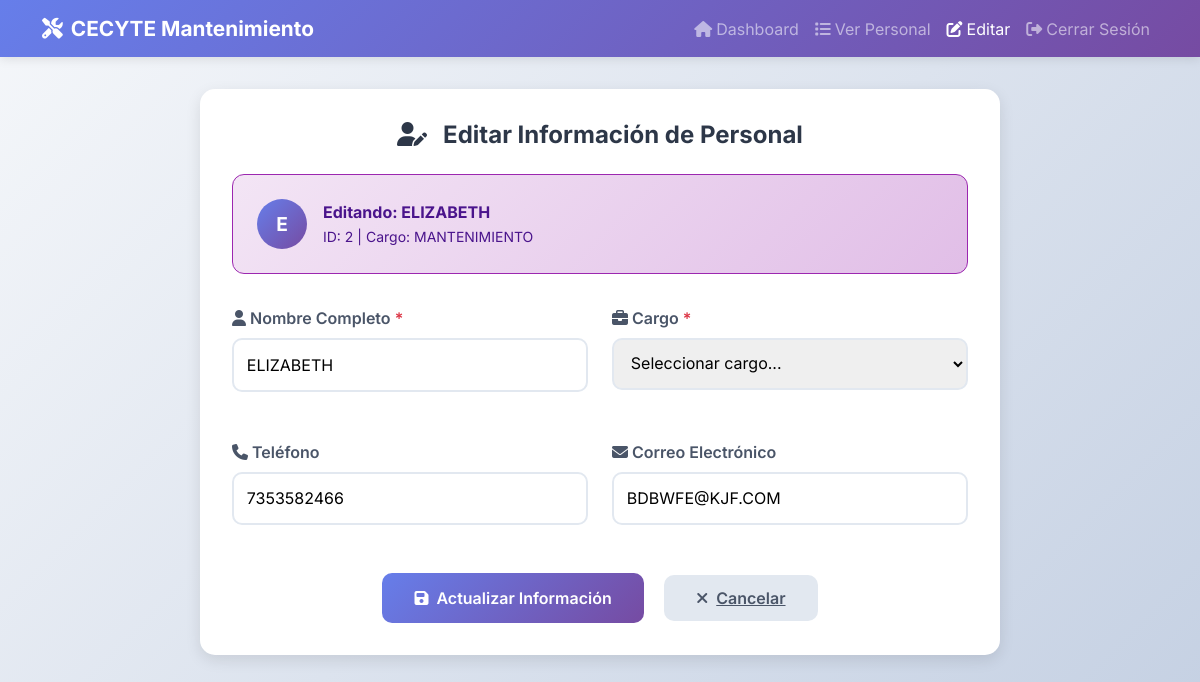
The app's page /editar_personal.php?id=2 (signed in) with its own data.
### tables this page shows
CREATE TABLE `personal` (
  `id` int(10) NOT NULL,
  `nombre` varchar(45) NOT NULL,
  `cargo` varchar(45) NOT NULL,
  `telefono` varchar(45) NOT NULL,
  `email` varchar(45) NOT NULL
);

### editar_personal.php (the view, shortened to what this page needs)
<!DOCTYPE html>
<html lang="es">
<head>
    <link href="https://cdnjs.cloudflare.com/ajax/libs/bootstrap/5.3.0/css/bootstrap.min.css" rel="stylesheet">
    <link href="https://cdnjs.cloudflare.com/ajax/libs/font-awesome/6.4.0/css/all.min.css" rel="stylesheet">
    <link href="assets/css/simple-style.css" rel="stylesheet">
</head>
<body class="dashboard-container">
    <?php
    try {
        $db = new Database();
        $conexion = $db->getConnection();
    } catch (Exception $e) {
        die("Error de conexión: " . $e->getMessage());
    }
    $registro = null;
    if (isset($_GET['id'])) {
        $id = intval($_GET['id']);
        try {
            $stmt = $conexion->prepare("SELECT * FROM personal WHERE id = ?");
            $stmt->bind_param("i", $id);
            $stmt->execute();
            $resultado = $stmt->get_result();
            if ($resultado->num_rows > 0) {
                $registro = $resultado->fetch_assoc();
            } else {
                $mensaje = 'No se encontró el registro especificado.';
                $tipo_mensaje = 'error';
            }
        } catch (Exception $e) {
            $mensaje = 'Error al obtener el registro: ' . $e->getMessage();
            $tipo_mensaje = 'error';
        }
    }
    ?>
    <nav class="navbar navbar-expand-lg navbar-dark" style="background: linear-gradient(135deg, #667eea, #764ba2);">
        <div class="container">
            <a class="navbar-brand" href="inicio.php">
                <i class="fas fa-tools me-2"></i>CECYTE Mantenimiento
            </a>
            <div class="collapse navbar-collapse" id="navbarNav">
                <ul class="navbar-nav ms-auto">
                    <li class="nav-item">
                        <a class="nav-link" href="inicio.php"><i class="fas fa-home me-1"></i>Dashboard</a>
                    </li>
                    <li class="nav-item">
                        <a class="nav-link" href="select.php?tipo=personal"><i class="fas fa-list me-1"></i>Ver Personal</a>
                    </li>
                    <li class="nav-item">
                        <a class="nav-link active" href="modificar.php?tipo=personal"><i class="fas fa-edit me-1"></i>Editar</a>
                    </li>
                    <li class="nav-item">
                        <a class="nav-link" href="cerrar.php"><i class="fas fa-sign-out-alt me-1"></i>Cerrar Sesión</a>
                    </li>
                </ul>
            </div>
        </div>
    </nav>
    <div class="container mt-4">
        <?php if ($registro): ?>
        <div class="form-container">
            <h2 class="form-title">
                <i class="fas fa-user-edit me-3"></i>Editar Información de Personal
            </h2>
            <div class="info-banner">
                <div class="d-flex align-items-center">
                    <div class="avatar me-3" style="width: 50px; height: 50px; background: linear-gradient(135deg, #667eea, #764ba2); border-radius: 50%; display: flex; align-items: center; justify-content: center; color: white; font-weight: bold; font-size: 1.2rem;">
                        <?php echo strtoupper(substr($registro['nombre'], 0, 1)); ?>
                    </div>
                    <div>
                        <strong>Editando: <?php echo htmlspecialchars($registro['nombre']); ?></strong><br>
                        <small>ID: <?php echo $registro['id']; ?> | Cargo: <?php echo htmlspecialchars($registro['cargo']); ?></small>
                    </div>
                </div>
            </div>
            <form method="post" class="needs-validation" novalidate>
                <div class="form-grid">
                    <div class="form-group">
                        <label for="nombre" class="form-label">
                            <i class="fas fa-user me-1"></i>Nombre Completo <span class="text-danger">*</span>
                        </label>
                        <input type="text"
                               name="nombre"
                               id="nombre"
                               class="form-input"
                               value="<?php echo htmlspecialchars($registro['nombre']); ?>"
                               placeholder="Ej: Juan Carlos Pérez García"
                               required>
                    </div>
                    <div class="form-group">
                        <label for="cargo" class="form-label">
                            <i class="fas fa-briefcase me-1"></i>Cargo <span class="text-danger">*</span>
                        </label>
                        <select name="cargo" id="cargo" class="form-input" required>
                            <option value="">Seleccionar cargo...</option>
                        </select>
                    </div>
                    <div class="form-group">
                        <label for="telefono" class="form-label">
                            <i class="fas fa-phone me-1"></i>Teléfono
                        </label>
                        <input type="tel"
                               name="telefono"
                               id="telefono"
                               class="form-input"
                               value="<?php echo htmlspecialchars($registro['telefono']); ?>"
                               placeholder="Ej: +52 (618) 123-4567"
                               pattern="[0-9+\-\s\(\)]+">
                    </div>
                    <div class="form-group">
                        <label for="email" class="form-label">
                            <i class="fas fa-envelope me-1"></i>Correo Electrónico
                        </label>
                        <input type="email"
                               name="email"
                               id="email"
                               class="form-input"
                               value="<?php echo htmlspecialchars($registro['email']); ?>"
                               placeholder="Ej: juan.perez@cecyte.edu.mx">
                    </div>
                </div>
                <div class="text-center mt-4">
                    <button type="submit" name="actualizar" class="btn-primary me-3">
                        <i class="fas fa-save me-2"></i>Actualizar Información
                    </button>
                    <a href="select.php?tipo=personal" class="btn-secondary">
                        <i class="fas fa-times me-2"></i>Cancelar
                    </a>
                </div>
            </form>
        </div>
        <?php endif; ?>
    </div>
</body>
</html>

### assets/css/simple-style.css (style rules this page uses)
* { margin: 0; padding: 0; box-sizing: border-box; }
body { font-family: 'Inter', Arial, sans-serif; background: linear-gradient(135deg, #667eea 0%, #764ba2 100%); min-height: 100vh; margin: 0; padding: 0; }
.form-group { margin-bottom: 1.5rem; }
.form-label { display: block; font-weight: 600; color: #4a5568; margin-bottom: 0.5rem; }
.form-input { width: 100%; padding: 0.8rem; border: 2px solid #e2e8f0; border-radius: 10px; font-size: 1rem; transition: border-color 0.3s ease; }
.dashboard-container { background: linear-gradient(135deg, #f5f7fa 0%, #c3cfe2 100%); min-height: 100vh; }
.navbar { box-shadow: 0 2px 10px rgba(0, 0, 0, 0.1); }
.navbar-brand { font-weight: 700; font-size: 1.3rem; }
.form-container { background: white; border-radius: 15px; padding: 2rem; margin: 2rem auto; max-width: 800px; box-shadow: 0 5px 15px rgba(0, 0, 0, 0.1); }
.form-title { font-size: 1.5rem; font-weight: 700; color: #2d3748; margin-bottom: 1.5rem; text-align: center; }
.form-grid { display: grid; grid-template-columns: repeat(auto-fit, minmax(250px, 1fr)); gap: 1.5rem; margin-bottom: 1.5rem; }
.btn-primary { background: linear-gradient(135deg, #667eea, #764ba2); color: white; border: none; padding: 0.8rem 2rem; border-radius: 10px; font-weight: 600; cursor: pointer; transition: transform 0.2s ease; }
.btn-secondary { background: #e2e8f0; color: #4a5568; border: none; padding: 0.8rem 2rem; border-radius: 10px; font-weight: 600; cursor: pointer; transition: background 0.2s ease; }
.text-center { text-align: center; }
.text-danger { color: #e53e3e; }
.me-2 { margin-right: 0.5rem; }
.me-3 { margin-right: 1rem; }
.mt-4 { margin-top: 1.5rem; }
.d-flex { display: flex; }
.align-items-center { align-items: center; }

### editar_personal.php (style rules this page uses)
.info-banner { background: linear-gradient(135deg, #f3e5f5, #e1bee7); border: 1px solid #9c27b0; border-radius: 12px; padding: 1.5rem; margin-bottom: 2rem; color: #4a148c; }
.form-grid { display: grid; grid-template-columns: repeat(auto-fit, minmax(300px, 1fr)); gap: 1.5rem; }
.text-danger { color: #dc3545 !important; }

### records on screen
personal: nombre "E", nombre "ELIZABETH", id "2", cargo "MANTENIMIENTO", telefono "7353582466", email "BDBWFE@KJF.COM"
